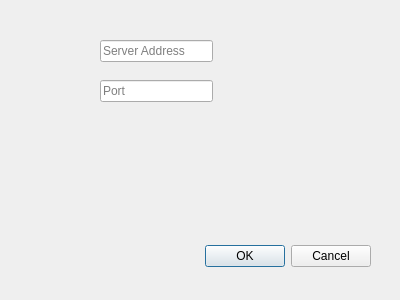
<?xml version="1.0" encoding="UTF-8"?>
<ui version="4.0">
 <class>ClientSettingsDialog</class>
 <widget class="QDialog" name="ClientSettingsDialog">
  <property name="geometry">
   <rect>
    <x>0</x>
    <y>0</y>
    <width>400</width>
    <height>300</height>
   </rect>
  </property>
  <property name="windowTitle">
   <string>Client Settings</string>
  </property>
  <property name="modal">
   <bool>true</bool>
  </property>
  <widget class="QDialogButtonBox" name="buttonBox">
   <property name="geometry">
    <rect>
     <x>30</x>
     <y>240</y>
     <width>341</width>
     <height>32</height>
    </rect>
   </property>
   <property name="orientation">
    <enum>Qt::Horizontal</enum>
   </property>
   <property name="standardButtons">
    <set>QDialogButtonBox::Cancel|QDialogButtonBox::Ok</set>
   </property>
  </widget>
  <widget class="QLineEdit" name="ipEdit">
   <property name="geometry">
    <rect>
     <x>100</x>
     <y>40</y>
     <width>113</width>
     <height>22</height>
    </rect>
   </property>
   <property name="inputMask">
    <string/>
   </property>
   <property name="maxLength">
    <number>128</number>
   </property>
   <property name="placeholderText">
    <string>Server Address</string>
   </property>
  </widget>
  <widget class="QLineEdit" name="portEdit">
   <property name="geometry">
    <rect>
     <x>100</x>
     <y>80</y>
     <width>113</width>
     <height>22</height>
    </rect>
   </property>
   <property name="inputMask">
    <string>00000</string>
   </property>
   <property name="placeholderText">
    <string>Port</string>
   </property>
  </widget>
 </widget>
 <resources/>
 <connections>
  <connection>
   <sender>buttonBox</sender>
   <signal>accepted()</signal>
   <receiver>ClientSettingsDialog</receiver>
   <slot>accept()</slot>
   <hints>
    <hint type="sourcelabel">
     <x>248</x>
     <y>254</y>
    </hint>
    <hint type="destinationlabel">
     <x>157</x>
     <y>274</y>
    </hint>
   </hints>
  </connection>
  <connection>
   <sender>buttonBox</sender>
   <signal>rejected()</signal>
   <receiver>ClientSettingsDialog</receiver>
   <slot>reject()</slot>
   <hints>
    <hint type="sourcelabel">
     <x>316</x>
     <y>260</y>
    </hint>
    <hint type="destinationlabel">
     <x>286</x>
     <y>274</y>
    </hint>
   </hints>
  </connection>
 </connections>
</ui>
